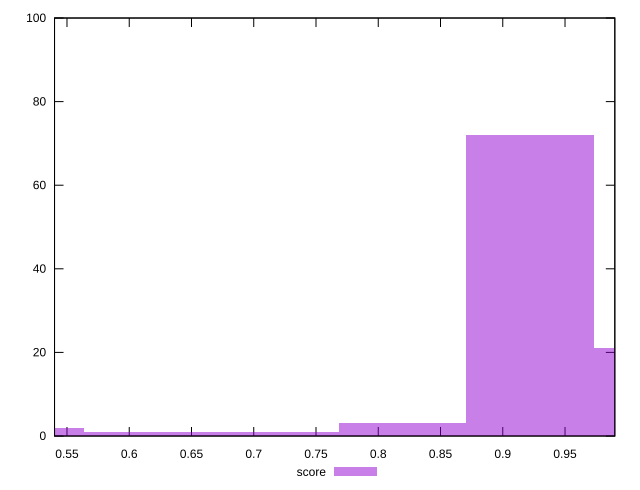

Recreate this plot in gnuplot.
reset

$score <<EOF
0.7171180341654064 1
0.5122271672610046 2
1.0244543345220092 21
0.9220089010698083 72
0.8195634676176073 3
0.6146726007132055 1
EOF

set key outside below
set boxwidth 0.10244543345220092
set xrange [0.54:0.99]
set yrange [0:100]
set trange [0:100]
set style fill transparent solid 0.5 noborder
set terminal svg size 640, 490 enhanced background rgb 'white'
set output "report/report_00029_2021-02-24T13-36-40.390Z/mainthread-work-breakdown/samples/agenda/score/histogram.svg"

plot $score title "score" with boxes

reset
